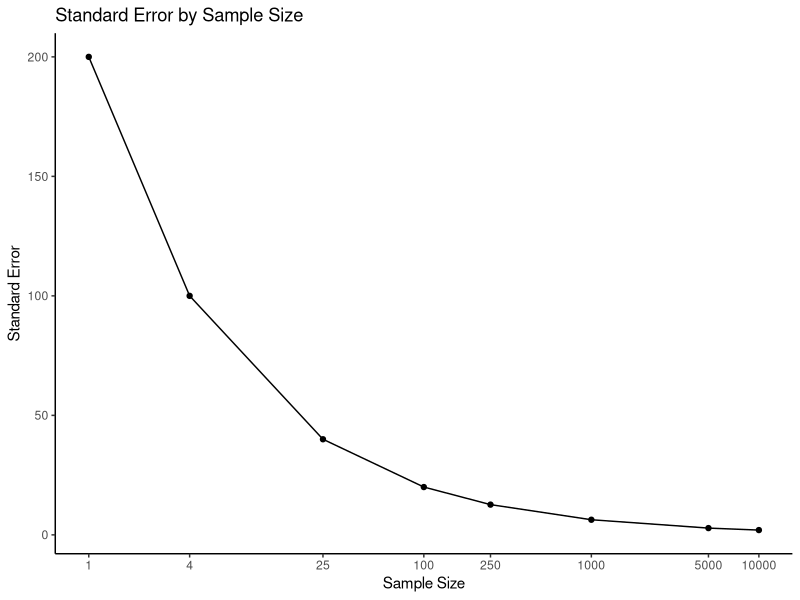

Generate this figure with R:
## ---- chunk 1
library(scales)
library(tidyverse)
## ---- chunk 2
#| echo: false

tibble::tibble(
  `Age group` = c("18-24", "25-30", "31 and up", "TOTAL"),
  `Non-voters` = c(70, 40, 220, 330),
  Voters = c(50, 50, 570, 670),
  Total = `Non-voters` + Voters
) |> 
  knitr::kable(caption = "Voting by Age in 2000")
## ---- chunk 3

ci <- function(p, n) {
  se <- sqrt(p*(1-p)/n) 
  lower_range <- p - 1.96*se
  upper_range <- p + 1.96*se
  return(c(lower_range, upper_range))
}
p_18_24 <- 70/120
ci_18_24 <- ci(p_18_24, 120)

p_25_30 <- 40/90
ci_25_30 <- ci(p_25_30, 90)
## ---- chunk 4
list(ci_18_24 = ci_18_24, ci_25_30 = ci_25_30)
## ---- chunk 5
sd <- 200 
sample_dis <- c(1, 4, 25, 100, 250, 1000, 5000, 10000)
se <- sd / sqrt(sample_dis)

data.frame(Sample_distribution =sample_dis, Standard_error = se)
## ---- chunk 6
library(ggplot2)

sample_sizes <- c(1, 4, 25, 100, 250, 1000, 5000, 10000)
pop_sd <- 200
s_error <- pop_sd / sqrt(sample_sizes)


df <- data.frame(sample_sizes, s_error)
p <- ggplot(df, aes(x=sample_sizes, y=s_error)) +
  geom_line() +
  geom_point() +
  scale_x_log10(breaks = sample_sizes, labels = sample_sizes) + 
  labs(title="Standard Error by Sample Size",
       x="Sample Size",
       y="Standard Error") +
  theme_classic()
print(p)
## ---- chunk 7
zs_95 <- 1.96
me_95 <- 4.5
zs_90 <- 1.645

se <- me_95/zs_95
zs_90*se
## ---- chunk 8
avg_income <- 20000
sd <- 2000

n_900 <- 900
se_900 <- sd / sqrt(n_900)
z_900 <- (20200 - avg_income) / se_900
p_900 <- 1 - pnorm(z_900)  

data.frame(probability_900 = p_900)

## ---- chunk 9
n_25 <- 25
se_25 <- sd / sqrt(n_25)
z_25 <- (20200 - avg_income) / se_25
p_25 <- 1 - pnorm(z_25)
data.frame(probability_25 = p_25)
## ---- chunk 10
n_500 <- 500
p_500 <- 0.5

z_500 <- qnorm(0.975)


ci_95_500 <- c(p_500 -z_500 * sqrt(p_500 *(1 - p_500)/ n_500),
               p_500 + z_500 * sqrt(p_500 * (1 - p_500)/ n_500))


print(ci_95_500)
## ---- chunk 11
n_5000 <- 5000
p_5000 <- 0.5

z_5000 <- qnorm(0.975)


ci_95_5000 <- c(p_5000 -z_5000 * sqrt(p_5000 *(1 - p_5000)/ n_5000),
               p_5000 + z_5000 * sqrt(p_5000 * (1 - p_5000)/ n_5000))


print(ci_95_5000)
## ---- chunk 12
n_50000 <- 50000
p_50000 <- 0.5

z_50000 <- qnorm(0.975)


ci_95_50000 <- c(p_50000 -z_50000 * sqrt(p_50000 *(1 - p_50000)/ n_50000),
               p_50000 + z_50000 * sqrt(p_50000 * (1 - p_50000)/ n_50000))

print(ci_95_50000)

## ---- chunk 13
p_head <- 0.5

tibble(
  flips = c(500, 5000, 50000),
  expected_n_heads = flips*p_head,
  sd = sqrt(flips*p_head*(1-p_head)),
  lower_ci = expected_n_heads - qnorm(0.975)*sd,
  upper_ci = expected_n_heads + qnorm(0.975)*sd
) |> 
  knitr::kable()
